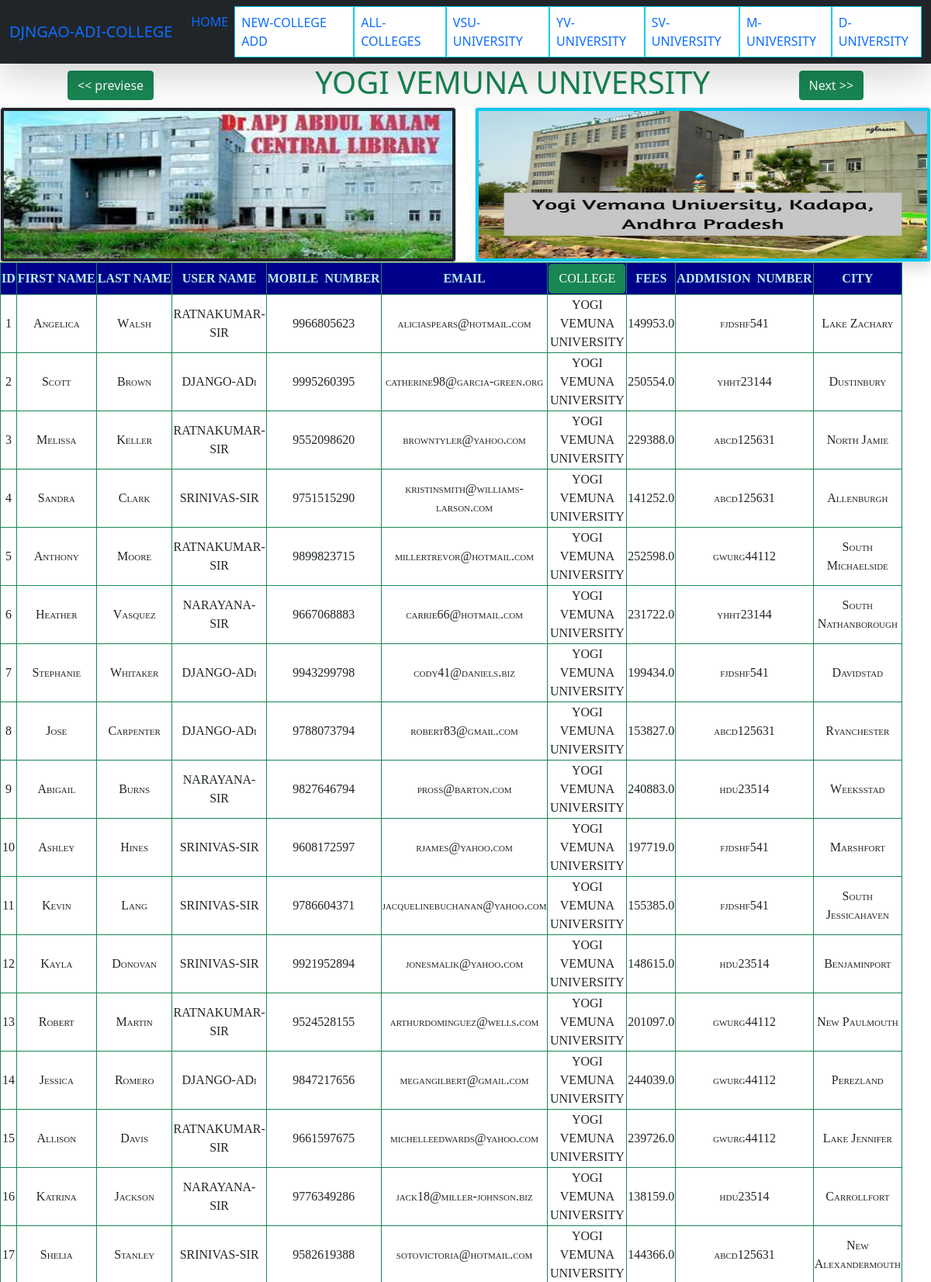
/YVU-college/ (upper part), run on the app's committed database.
### college/models.py (models this page shows, shortened)
class CollegeDate(models.Model):
    first_name = models.CharField(max_length=120)
    last_name = models.CharField(max_length=120)
    username = models.CharField(max_length=120)
    mobile = models.BigIntegerField()
    email  = models.EmailField()
    college = models.CharField(max_length=250)
    city = models.CharField(max_length=120)
    fees = models.FloatField()
    addmision_numbers = models.CharField(max_length=200)

### college/views.py (the view)
# urls.py: path('YVU-college/',views.yvu_view,name='yvu'),
def yvu_view(request):
    yvu = CollegeDate.objects.filter(college='YOGI VEMUNA UNIVERSITY')
    context = {
        'yvu':yvu
    }
    return render(request,'COLLEGE/yvu.html',context)

### college/templates/COLLEGE/yvu.html (shortened to what this page needs)
{% extends "COLLEGE/base.html" %}
{% load static %}
{% block content %}
<h1 class="text-center  text-success"><a href="{% url 'vsu' %}" class="btn btn-success" title="Vikrma Shimha Puri University Detailes"><< previese</a> &nbsp;&nbsp;&nbsp;&nbsp;&nbsp;&nbsp;&nbsp;&nbsp;&nbsp;&nbsp;&nbsp;&nbsp;&nbsp;&nbsp;&nbsp;&nbsp;&nbsp;&nbsp;&nbsp;YOGI VEMUNA UNIVERSITY&nbsp;&nbsp;&nbsp;&nbsp;&nbsp;&nbsp;&nbsp;&nbsp;&nbsp;&nbsp;&nbsp;<a href="{% url 'svu' %}"  class="btn btn-success" title="SVU university Detailes">Next >></a></h1>
    <div class="jumbotron shadow">
        <div class="row">
            <div class="col-sm-6 col-xl-6">
                <img src="{% static 'COLLEGE/images/yvu.jpg' %}" alt="no images" class="img-responsive  img-thumbnail bg-dark" style="width:620px;height:200px">
            </div>
            <div class="col-sm-6 col-xl-6">
                <img src="{% static 'COLLEGE/images/yvu1.jpg' %}" alt="no images" class="img-responsive  img-thumbnail bg-info" style="width:620px;height:200px">
            </div>
        </div>
    </div>
<div class="jumbotron-fluid">
    <div class="row">
        <dic class="col-sm-6">
            <table class=" table-bordered table-shadow text-striped border-success">
                    <thead>
                        <tr>
                            <th>ID</th>
                            <th>FIRST&nbsp;NAME</th>
                            <th>LAST&nbsp;NAME</th>
                            <th>USER&nbsp;NAME</th>
                            <th>MOBILE&nbsp;&nbsp;NUMBER</th>
                            <th>EMAIL</th>
                            <th><a href="" class="btn btn-success"> COLLEGE</a></th>
                            <th>FEES</th>
                            <th>ADDMISION&nbsp;&nbsp;NUMBER</th>
                            <th>CITY</th>
                        </tr>
                    </thead>
                    <tbody>
                        {% for i in yvu %}
                        <tr>
                           <td>{{forloop.counter}}</td>
                            <td>{{i.first_name}}</td>
                            <td>{{i.last_name}}</td>
                            <td>{{i.username}}</td>
                            <td>{{i.mobile}}</td>
                            <td>{{i.email}}</td>
                            <td>{{i.college}}</td>
                            <td>{{i.fees}}</td>
                            <td>{{i.addmision_numbers}}</td>
                            <td>{{i.city}}</td>
                          </tr>
                          {% endfor %}
                    </tbody>
                </table>
        </dic>
    </div>
</div>
{% endblock %}

### college/static/COLLEGE/css/style.css (style rules this page uses)
table { background-color: rgba(195, 216, 190, 0.021); text-align: center; font-family: Georgia, 'Times New Roman', Times, serif; font-weight: 500; font-variant: small-caps; border: 1px solid black; padding: auto; min-width: fit-content; width: 100%; padding: 0px 0px; margin: auto 0px; }
th { color: rgb(183, 240, 237); background-color:darkblue; font-weight: 800; text-overflow: inherit; text-shadow: 2px 1px rgb(97, 61, 61) hotpink; border: 1px solid black; }
td { border: 1px solid black; }
img { width: 100%; height: 60%; }

### data on the page
CollegeDate: first_name "Angelica", last_name "Walsh", username "RATNAKUMAR-SIR", mobile "9966805623", email "aliciaspears@hotmail.com", college "YOGI VEMUNA UNIVERSITY", fees "149953.0", addmision_numbers "fjdshf541", city "Lake Zachary"
CollegeDate: first_name "Scott", last_name "Brown", username "DJANGO-ADi", mobile "9995260395", email "catherine98@garcia-green.org", college "YOGI VEMUNA UNIVERSITY", fees "250554.0", addmision_numbers "yhht23144", city "Dustinbury"
CollegeDate: first_name "Melissa", last_name "Keller", username "RATNAKUMAR-SIR", mobile "9552098620", email "browntyler@yahoo.com", college "YOGI VEMUNA UNIVERSITY", fees "229388.0", addmision_numbers "abcd125631", city "North Jamie"
CollegeDate: first_name "Sandra", last_name "Clark", username "SRINIVAS-SIR", mobile "9751515290", email "kristinsmith@williams-larson.com", college "YOGI VEMUNA UNIVERSITY", fees "141252.0", addmision_numbers "abcd125631", city "Allenburgh"
CollegeDate: first_name "Anthony", last_name "Moore", username "RATNAKUMAR-SIR", mobile "9899823715", email "millertrevor@hotmail.com", college "YOGI VEMUNA UNIVERSITY", fees "252598.0", addmision_numbers "gwurg44112", city "South Michaelside"
CollegeDate: first_name "Heather", last_name "Vasquez", username "NARAYANA-SIR", mobile "9667068883", email "carrie66@hotmail.com", college "YOGI VEMUNA UNIVERSITY", fees "231722.0", addmision_numbers "yhht23144", city "South Nathanborough"
CollegeDate: first_name "Stephanie", last_name "Whitaker", username "DJANGO-ADi", mobile "9943299798", email "cody41@daniels.biz", college "YOGI VEMUNA UNIVERSITY", fees "199434.0", addmision_numbers "fjdshf541", city "Davidstad"
CollegeDate: first_name "Jose", last_name "Carpenter", username "DJANGO-ADi", mobile "9788073794", email "robert83@gmail.com", college "YOGI VEMUNA UNIVERSITY", fees "153827.0", addmision_numbers "abcd125631", city "Ryanchester"
CollegeDate: first_name "Abigail", last_name "Burns", username "NARAYANA-SIR", mobile "9827646794", email "pross@barton.com", college "YOGI VEMUNA UNIVERSITY", fees "240883.0", addmision_numbers "hdu23514", city "Weeksstad"
CollegeDate: first_name "Ashley", last_name "Hines", username "SRINIVAS-SIR", mobile "9608172597", email "rjames@yahoo.com", college "YOGI VEMUNA UNIVERSITY", fees "197719.0", addmision_numbers "fjdshf541", city "Marshfort"
CollegeDate: first_name "Kevin", last_name "Lang", username "SRINIVAS-SIR", mobile "9786604371", email "jacquelinebuchanan@yahoo.com", college "YOGI VEMUNA UNIVERSITY", fees "155385.0", addmision_numbers "fjdshf541", city "South Jessicahaven"
CollegeDate: first_name "Kayla", last_name "Donovan", username "SRINIVAS-SIR", mobile "9921952894", email "jonesmalik@yahoo.com", college "YOGI VEMUNA UNIVERSITY", fees "148615.0", addmision_numbers "hdu23514", city "Benjaminport"
CollegeDate: first_name "Robert", last_name "Martin", username "RATNAKUMAR-SIR", mobile "9524528155", email "arthurdominguez@wells.com", college "YOGI VEMUNA UNIVERSITY", fees "201097.0", addmision_numbers "gwurg44112", city "New Paulmouth"
CollegeDate: first_name "Jessica", last_name "Romero", username "DJANGO-ADi", mobile "9847217656", email "megangilbert@gmail.com", college "YOGI VEMUNA UNIVERSITY", fees "244039.0", addmision_numbers "gwurg44112", city "Perezland"
CollegeDate: first_name "Allison", last_name "Davis", username "RATNAKUMAR-SIR", mobile "9661597675", email "michelleedwards@yahoo.com", college "YOGI VEMUNA UNIVERSITY", fees "239726.0", addmision_numbers "gwurg44112", city "Lake Jennifer"
CollegeDate: first_name "Katrina", last_name "Jackson", username "NARAYANA-SIR", mobile "9776349286", email "jack18@miller-johnson.biz", college "YOGI VEMUNA UNIVERSITY", fees "138159.0", addmision_numbers "hdu23514", city "Carrollfort"
CollegeDate: first_name "Shelia", last_name "Stanley", username "SRINIVAS-SIR", mobile "9582619388", email "sotovictoria@hotmail.com", college "YOGI VEMUNA UNIVERSITY", fees "144366.0", addmision_numbers "abcd125631", city "New Alexandermouth"
